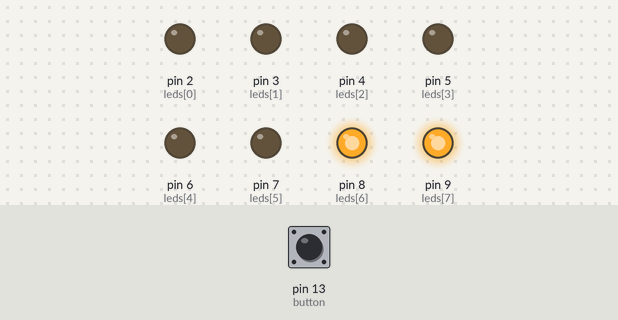
A sketch run on a simulated Arduino Uno, built with avr-gcc and run on an emulated ATmega328P. Shown: output pins drawn as LEDs (lit = HIGH). Dashed ring = blinking. The inputs (shaded band) are chosen by the test bench; at power-on: pin 13 (button) HIGH.

Above: at 1.2 s.
1.3 s: pin 13 (button) pulled LOW for 1 s
At 3.5 s:
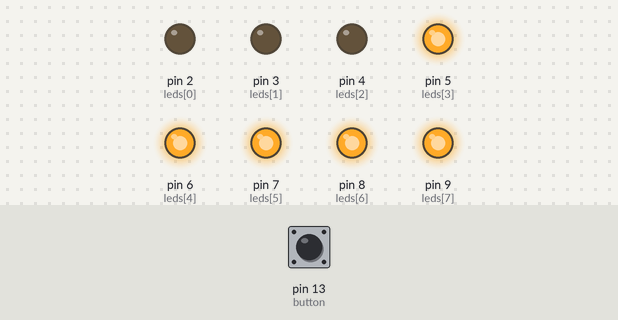
4.3 s: pin 13 (button) pulled LOW for 0.15 s
At 5.1 s:
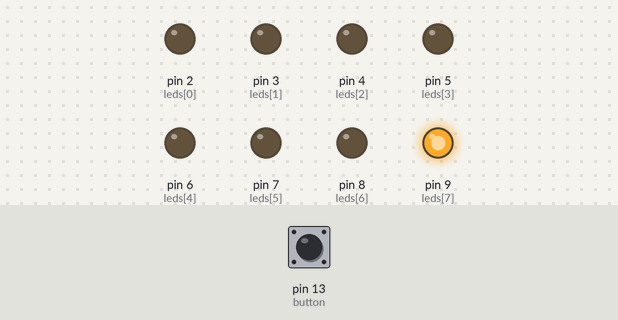
5.9 s: pin 13 (button) pulled LOW for 0.15 s
At 7.0 s:
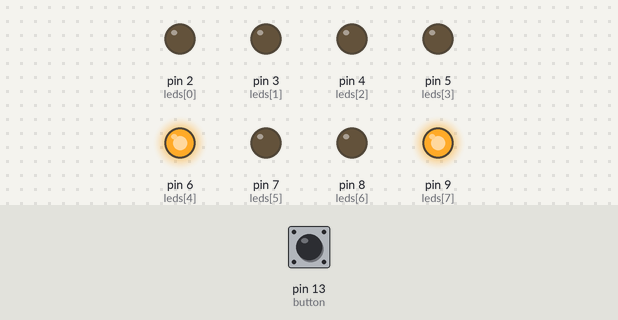
7.5 s: pin 13 (button) pulled LOW for 3.2 s
At 11.2 s:
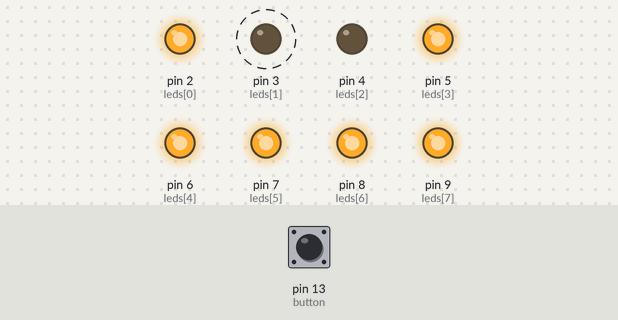
Timing chart, 0 to 12.7 s (numbered marks = the images above; inputs shaded):
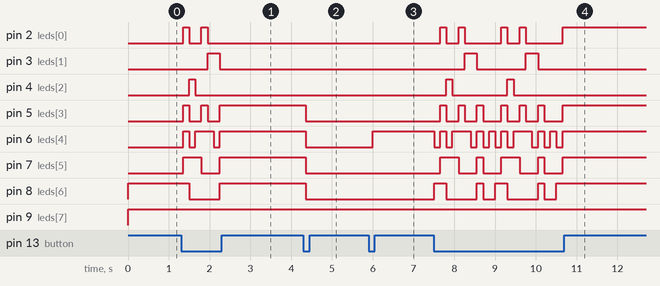

The sketch:

24_7Segment_1.ino
```cpp
int leds[] = {2, 3, 4, 5, 6, 7, 8, 9};
int led_num = 8;
int button = 13;
int num= 0;

int set_number[10][8] = {
  {0, 0, 0, 0, 0, 0, 1, 1},
  {1, 0, 0, 1, 1, 1, 1, 1},
  {0, 0, 1, 0, 0, 1, 0, 1},
  {0, 0, 0, 0, 1, 1, 0, 1},
  {1, 0, 0, 1, 1, 0, 0, 1},
  {0, 1, 0, 0, 1, 0, 0, 1},
  {0, 1, 0, 0, 0, 0, 0, 1},
  {0, 0, 0, 1, 1, 1, 1, 1},
  {0, 0, 0, 0, 0, 0, 0, 1},
  {0, 0, 0, 0, 1, 0, 0, 1}
};

void setup() {
  for (int i = 0 ; i < led_num ; i++) {
    pinMode(leds[i], OUTPUT);
  }

  pinMode(button, INPUT_PULLUP);
}

void loop() {

  if(digitalRead(button) == LOW){
    if(num == 9) num = 0;
    else num ++;
  }

  for (int j = 0 ; j < led_num ; j++) {
      digitalWrite(leds[j], set_number[num][j]);
  }

  delay(150);
}
```

Measured:
- after the input at 1.3 s, pin 2 (leds[0]): alternates HIGH for 0.15 s and LOW for 0.30 s, 4 changes in all, then stays LOW, starting after 0.05 s; pin 3 (leds[1]): LOW → HIGH after 0.65 s, → LOW 0.30 s later
- after the input at 4.3 s, pin 5 (leds[3]), pin 6 (leds[4]), pin 7 (leds[5]), pin 8 (leds[6]): HIGH → LOW after 0.05 s
- after the input at 5.9 s, pin 6 (leds[4]): LOW → HIGH after 0.10 s
- after the input at 7.5 s, pin 2 (leds[0]): LOW → HIGH after 0.15 s, → LOW 0.15 s later, → HIGH 0.30 s later, → LOW 0.15 s later, … (9 changes in this stretch); pin 3 (leds[1]): alternates HIGH for 0.30 s and LOW for 1.2 s, 4 changes in all, then stays LOW, starting after 0.75 s
